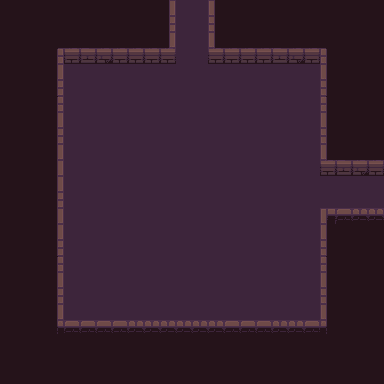

A level layout from a 2D game, rendered from its tile map. Below: a short description, then the map file with tile-grid data replaced by summaries:
An orthogonal 24x24 tile map with 16x16 px tiles, 4 tile layers (background, road, wall, item), 1 hidden layer not drawn, 3 tilesets.

<map version="1.10" tiledversion="1.10.2" orientation="orthogonal" renderorder="right-down" compressionlevel="0" width="24" height="24" tilewidth="16" tileheight="16" infinite="0" nextlayerid="7" nextobjectid="1">
 <tileset firstgid="1" name="Dungeon_Tileset" tilewidth="16" tileheight="16" spacing="2" margin="1" tilecount="100" columns="10">
  <image source="../textures/Dungeon_Tileset.png" width="180" height="180" />
  <tile id="0">
   <properties>
    <property name="type" value="Wall_Left" />
   </properties>
  </tile>
  <tile id="1">
   <properties>
    <property name="type" value="Wall_Up" />
   </properties>
  </tile>
  <tile id="2">
   <properties>
    <property name="type" value="Wall_Up" />
   </properties>
  </tile>
  <tile id="3">
   <properties>
    <property name="type" value="Wall_Up" />
   </properties>
  </tile>
  <tile id="4">
   <properties>
    <property name="type" value="Wall_Up" />
   </properties>
  </tile>
  <tile id="5">
   <properties>
    <property name="type" value="Wall_Right" />
   </properties>
  </tile>
  <tile id="10">
   <properties>
    <property name="type" value="Wall_Left" />
   </properties>
  </tile>
  <tile id="15">
   <properties>
    <property name="type" value="Wall_Right" />
   </properties>
  </tile>
  <tile id="20">
   <properties>
    <property name="type" value="Wall_Left" />
   </properties>
  </tile>
  <tile id="25">
   <properties>
    <property name="type" value="Wall_Right" />
   </properties>
  </tile>
  <tile id="30">
   <properties>
    <property name="type" value="Wall_Left" />
   </properties>
  </tile>
  <tile id="35">
   <properties>
    <property name="type" value="Wall_Right" />
   </properties>
  </tile>
  <tile id="40">
   <properties>
    <property name="type" value="Wall_LeftDown" />
   </properties>
  </tile>
  <tile id="41">
   <properties>
    <property name="type" value="Wall_Down" />
   </properties>
  </tile>
  <tile id="42">
   <properties>
    <property name="type" value="Wall_Down" />
   </properties>
  </tile>
  <tile id="43">
   <properties>
    <property name="type" value="Wall_Down" />
   </properties>
  </tile>
  <tile id="44">
   <properties>
    <property name="type" value="Wall_Down" />
   </properties>
  </tile>
  <tile id="45">
   <properties>
    <property name="type" value="Wall_RightDown" />
   </properties>
  </tile>
  <tile id="50">
   <properties>
    <property name="type" value="Wall_RightDownCor" />
   </properties>
  </tile>
  <tile id="51">
   <properties>
    <property name="type" value="Wall_Down" />
   </properties>
  </tile>
  <tile id="52">
   <properties>
    <property name="type" value="Wall_Down" />
   </properties>
  </tile>
  <tile id="53">
   <properties>
    <property name="type" value="Wall_LeftDownCor" />
   </properties>
  </tile>
  <tile id="54">
   <properties>
    <property name="type" value="Wall_RightDownCor" />
   </properties>
  </tile>
  <tile id="55">
   <properties>
    <property name="type" value="Wall_LeftDownCor" />
   </properties>
  </tile>
 </tileset>
 <tileset firstgid="101" name="flag" tilewidth="16" tileheight="16" tilecount="4" columns="4">
  <image source="../textures/flag.png" width="64" height="16" />
  <tile id="0">
   <animation>
    <frame tileid="3" duration="200" />
    <frame tileid="2" duration="200" />
    <frame tileid="1" duration="200" />
    <frame tileid="0" duration="200" />
   </animation>
  </tile>
 </tileset>
 <tileset firstgid="105" name="torch" tilewidth="16" tileheight="16" tilecount="4" columns="4">
  <image source="../textures/torch.png" width="64" height="16" />
  <tile id="0">
   <animation>
    <frame tileid="3" duration="200" />
    <frame tileid="2" duration="200" />
    <frame tileid="1" duration="200" />
    <frame tileid="0" duration="200" />
   </animation>
  </tile>
 </tileset>
 <layer id="1" name="background" width="24" height="24">
  <data>[576 cells, 576 non-empty, 1 distinct tile ids]</data>
 </layer>
 <layer id="5" name="road" width="24" height="24">
  <data>[576 cells, 272 non-empty, 1 distinct tile ids]</data>
 </layer>
 <layer id="3" name="wall" width="24" height="24">
  <data>[576 cells, 76 non-empty, 19 distinct tile ids]</data>
 </layer>
 <layer id="4" name="item" width="24" height="24">
  <data>[576 cells, 0 non-empty, 0 distinct tile ids]</data>
 </layer>
 <layer id="6" name="smog" width="24" height="24" visible="0">
  <data>[576 cells, 576 non-empty, 1 distinct tile ids]</data>
 </layer>
</map>
